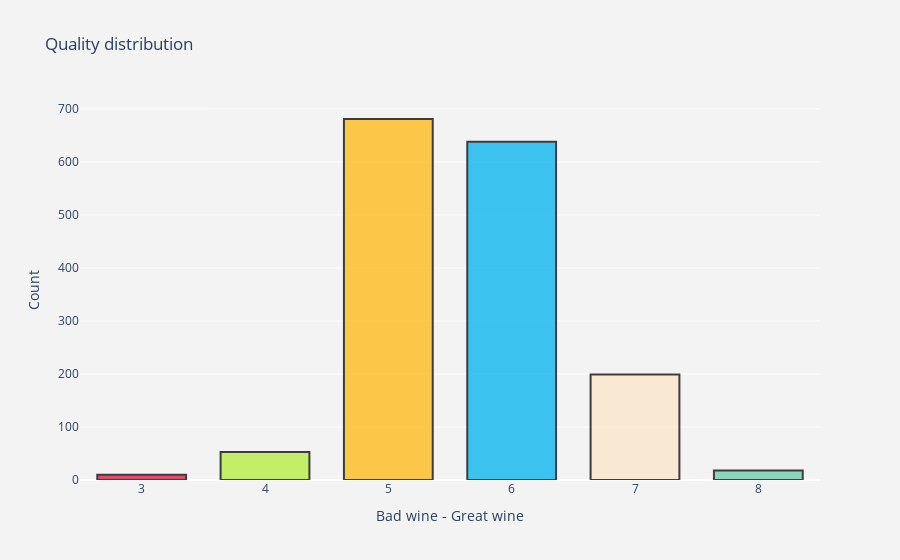

The notebook cell this image was saved under:
### Code cell
labels = (df.quality.unique())
colors = ['#DC143C', '#B3EE3A', '#FFB90F', '#00B2EE', '#FCE6C9', '#66CDAA']

trace = go.Histogram(x=df.quality, marker=dict(color=colors,line=dict(color='black', width=2)),opacity=0.75)
layout = go.Layout(
    title='Quality distribution',
    xaxis=dict(
        title='Bad wine - Great wine'
    ),
    yaxis=dict(
        title='Count'
    ),
    bargap=0.2,
    bargroupgap=0.1, paper_bgcolor='rgb(243, 243, 243)',
    plot_bgcolor="rgb(243, 243, 243)")
fig = go.Figure(data=[trace], layout=layout)
iplot(fig)

### Figure 1 — Plotly figure (JSON) as saved in the notebook; plotly's stock layout.template omitted (floating-point values rounded to 4 significant figures; data arrays with more than 128 entries replaced by an {"elided": "..."} marker saying what was removed)
{"data": [{"marker": {"color": ["#DC143C", "#B3EE3A", "#FFB90F", "#00B2EE", "#FCE6C9", "#66CDAA"], "line": {"color": "black", "width": 2}}, "opacity": 0.75, "type": "histogram", "x": {"elided": "1599 int values"}}], "layout": {"bargap": 0.2, "bargroupgap": 0.1, "paper_bgcolor": "rgb(243, 243, 243)", "plot_bgcolor": "rgb(243, 243, 243)", "title": {"text": "Quality distribution"}, "xaxis": {"title": {"text": "Bad wine - Great wine"}}, "yaxis": {"title": {"text": "Count"}}}}
